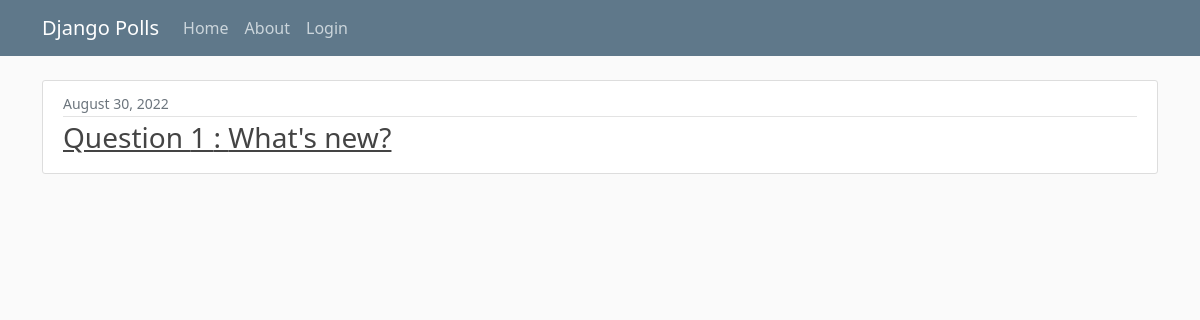
The app's page /, older data.
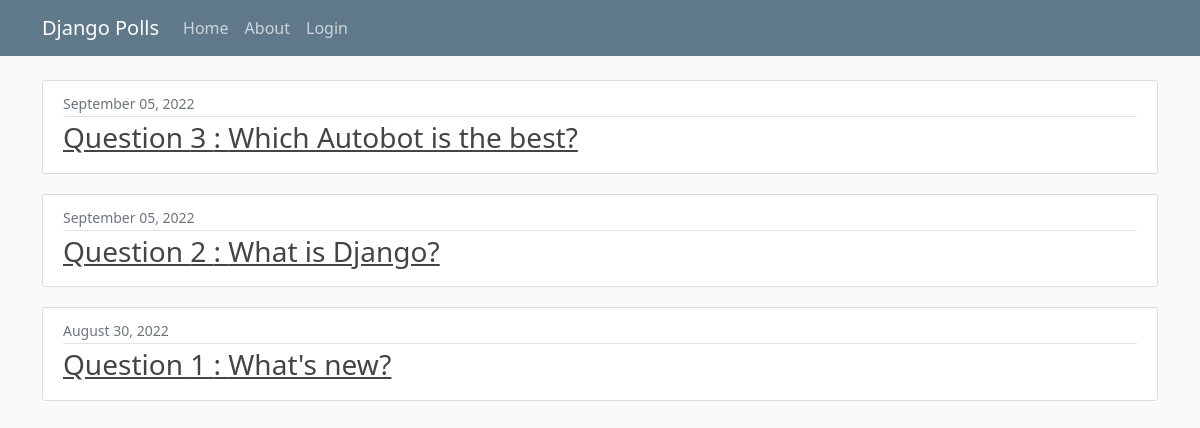
The same page, newer data.
### polls/models.py (models this page shows, shortened)
class Question(models.Model):
    question_text = models.CharField(max_length=200)
    pub_date = models.DateTimeField('date published',default=timezone.now)

### polls/views.py (the view)
# urls.py: path('', views.IndexView.as_view(), name='index'),
class IndexView(generic.ListView):
    template_name = 'polls/index.html'
    context_object_name = 'posts'
    def get_queryset(self):
        return Question.objects.order_by('-pub_date')

### polls/templates/polls/index.html
{% extends "base.html" %}
{% block content %}
    {% for post in posts %}
        <article class="media content-section">
          <div class="media-body">
            <div class="article-metadata">
              <small class="text-muted">{{ post.pub_date|date:"F d, Y" }}</small>
            </div>
            <h3><a class="article-title" href="{% url 'polls:detail' post.id %}">Question {{post.id}} : {{ post.question_text }}</a></h3>
          </div>
        </article>
    {% endfor %}
{% endblock content %}

### polls/templates/base.html (shortened to what this page needs)
{% load static %}
<!DOCTYPE html>
<html>
<head>
    <link href="https://cdn.jsdelivr.net/npm/bootstrap@5.0.2/dist/css/bootstrap.min.css" rel="stylesheet">
    <link rel="stylesheet" type="text/css" href="{% static 'main.css' %}">
</head>
<body>
    <header class="site-header">
      <nav class="navbar navbar-expand-md navbar-dark bg-steel fixed-top">
        <div class="container">
          <a class="navbar-brand mr-4" href="{% url 'polls:index' %}">Django Polls</a>
          <div class="collapse navbar-collapse" id="navbarToggle">
            <div class="navbar-nav mr-auto">
              <a class="nav-item nav-link" href="{% url 'polls:index' %}">Home</a>
              <a class="nav-item nav-link" href="{% url 'about' %}">About</a>
            </div>
            <div class="navbar-nav">
              {% if user.is_authenticated %}
                <a class="nav-item nav-link" href="{% url 'polls:new-poll' %}">New Poll</a>
                <a class="nav-item nav-link" href="{% url 'polls:new-choices' %}">New Choices</a>
                <a class="nav-item nav-link" href="{% url 'logout' %}">Logout</a>
              {% else %}
                <a class="nav-item nav-link" href="{% url 'login' %}">Login</a>
              {% endif %}
            </div>
          </div>
        </div>
      </nav>
    </header>
    <main role="main" class="container">
      <div class="row ">
        <div class="col-md-12 ">
          {% block content %}{% endblock %}
        </div>
      </div>
    </main>
</body>
</html>

### polls/static/main.css (style rules this page uses)
body { background: #fafafa; color: #333333; margin-top: 5rem; }
h1, h2, h3, h4, h5, h6 { color: #444444; }
.bg-steel { background-color: #5f788a; }
.site-header .navbar-nav .nav-link { color: #cbd5db; }
.content-section { background: #ffffff; padding: 10px 20px; border: 1px solid #dddddd; border-radius: 3px; margin-bottom: 20px; }
.article-title { color: #444444; }
.article-metadata { padding-bottom: 1px; margin-bottom: 4px; border-bottom: 1px solid #e3e3e3 }

Row changes from the older to the newer data that the page shows:
added Question: pub_date "September 05, 2022", id "3", question_text "Which Autobot is the best?"
added Question: pub_date "September 05, 2022", id "2", question_text "What is Django?"
